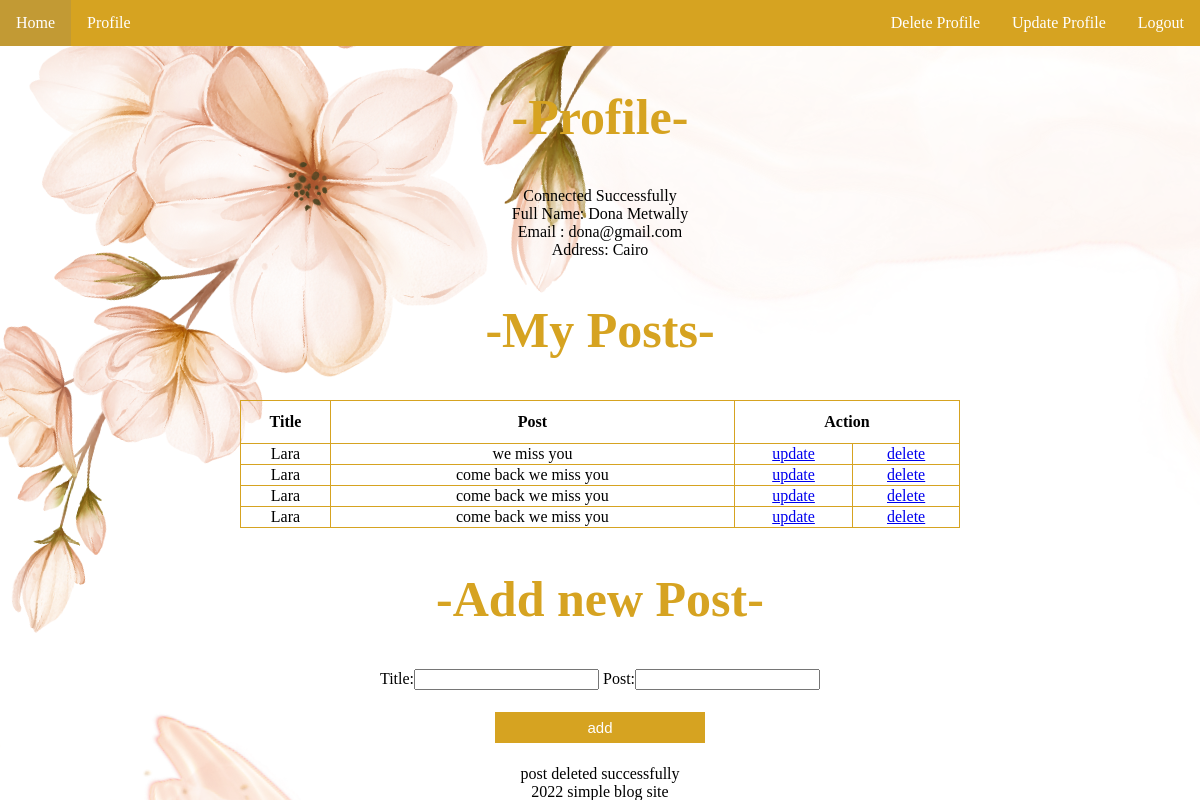
The page /profilepage.php (signed in) on the database its author committed.
### tables this page shows
CREATE TABLE `users` (
  `user_id` int NOT NULL,
  `firstname` varchar(30) NOT NULL,
  `lastname` varchar(30) NOT NULL,
  `address` varchar(100) NOT NULL,
  `email` varchar(50) NOT NULL,
  `password` varchar(50) NOT NULL,
  `created_at` timestamp NOT NULL DEFAULT CURRENT_TIMESTAMP ON UPDATE CURRENT_TIMESTAMP,
  `updated_at` timestamp NOT NULL DEFAULT CURRENT_TIMESTAMP ON UPDATE CURRENT_TIMESTAMP,
  `lastlogin` timestamp NOT NULL DEFAULT CURRENT_TIMESTAMP ON UPDATE CURRENT_TIMESTAMP
);

CREATE TABLE `posts` (
  `post_id1` int NOT NULL,
  `user_id` int NOT NULL,
  `post_title` varchar(50) NOT NULL,
  `post_content` longtext,
  `post_date` timestamp NOT NULL DEFAULT CURRENT_TIMESTAMP ON UPDATE CURRENT_TIMESTAMP,
  `updated_date` timestamp NOT NULL DEFAULT CURRENT_TIMESTAMP ON UPDATE CURRENT_TIMESTAMP
);

### profilepage.php (the view, shortened to what this page needs)
<!DOCTYPE html>
<html>
<head>
	<link rel="stylesheet" href="links.css">
</head>
          <body>
               <ul class="topnav">
                <li><a class="active" href="hp2.php">Home</a></li>
                <li><a href="profilepage.php">Profile</a></li>
                <li class="right"><a href="logout.php">Logout</a></li>
                <li class="right"><a href="updateuser.php">Update Profile</a></li>
                <li class="right"><a href="deleteuser.php">Delete Profile</a></li>
               </ul>
                     <h2> -Profile-</h2>
         <center>
      <?php
             include 'config.php';
              echo " <br>";
             $id = $_SESSION['user_id'];
             $sql = "select * from users where user_id= '$id'";
             $results =mysqli_query($conn,$sql);
             if($results){
             if(mysqli_num_rows($results)>0){
             while($row =mysqli_fetch_assoc($results)){
             echo "Full Name: ".$row['firstname']." ".$row['lastname']."<br>";
             echo "Email : ".$row['email']."<br>";
             echo "Address: ".$row['address']. "  <br>";
              }
              }
              }
             ?>
                  <h2> -My Posts-</h2>
            <?php
            $id=$_SESSION['user_id'];
            $sql2="select * from posts where user_id='$id'";
            if($result2=mysqli_query($conn,$sql2)){
            if(mysqli_num_rows($result2)>0){
                 echo '<table class="table table-bordered table-striped">';
                 echo "<thead>";
                 echo "<tr>";
                 echo "<th>Title</th>";
                 echo "<th>Post</th>";
                 echo "<th colspan=2>Action</th>";
                 echo "</tr>";
                 echo "</thead>";
                 echo "<tbody>";
                 while($row =mysqli_fetch_assoc($result2)){
                 echo "<td>" . $row['post_title'] . "</td>";
                 echo "<td>" . $row['post_content'] . "</td>";
                 echo "<td>".'<a href="update.php?post_id1='. $row['post_id1'] .' ">update</a>'."</td>";
                 echo "<td>".'<a href="profilepage.php?post_id1='. $row['post_id1'] .' ">delete</a>'."</td>";
                }
                 echo "</tbody>";
                 echo "</table>";
                 }
                 }
                 ?>
                  <h2> -Add new Post-</h2>
                  <form  align="center" method="post" action="profilepage.php">
                  Title:<input type="text" name="title" >
                  Post:<input type="text" name="post" ><br><br>
                       <button name="add" type="submit" >add</button><br><br>
              <?php
                  $post_id1=$_GET['post_id1'];
         $query = "delete from posts where post_id1='$post_id1'";
         if(mysqli_query($conn,$query)){
         echo " post deleted successfully";
          }else {
         echo "Error: ".mysqli_error($conn);
          }
          echo " <br>";
          include 'footer.php';
       ?>
            </form>
         </center>
</body>
</html>

### links.css (style rules this page uses)
h2 { text-align: center; color:rgb(214, 163, 33); font-family:'Brush Script MT', cursive; font-weight: bold; font-size: 50px; }
button { border: none; color: white; padding: 7px 92px; text-align: center; text-decoration: none; display: inline-block; background-color:rgb(214, 163, 33) ; font-size: 15px; margin: 4px 2px; cursor: pointer; }

### profilepage.php (style rules this page uses)
body { background-image: url('untitled5.png'); }
body { margin: 0; }
ul.topnav { list-style-type: none; margin: 0; padding: 0; overflow: hidden; background-color: rgb(214, 163, 33); }
ul.topnav li { float: left; }
ul.topnav li a { display: block; color: white; text-align: center; padding: 14px 16px; text-decoration: none; }
ul.topnav li a.active { background-color: rgb(194, 154, 52); }
ul.topnav li.right { float: right; }
table, td, th { border: 1px solid black; border-color: rgb(214, 163, 33); text-align: center; }
table { border-collapse: collapse; width: 60%; }
th { height: 40px; }
body { font-family: "Papyrus", "fantasy"; }

### rows shown on the page
users: firstname "Dona", lastname "Metwally", email "dona@gmail.com", address "Cairo"
posts: post_title "Lara", post_content "we miss you"
posts: post_title "Lara", post_content "come back we miss you"
posts: post_title "Lara", post_content "come back we miss you"
posts: post_title "Lara", post_content "come back we miss you"
